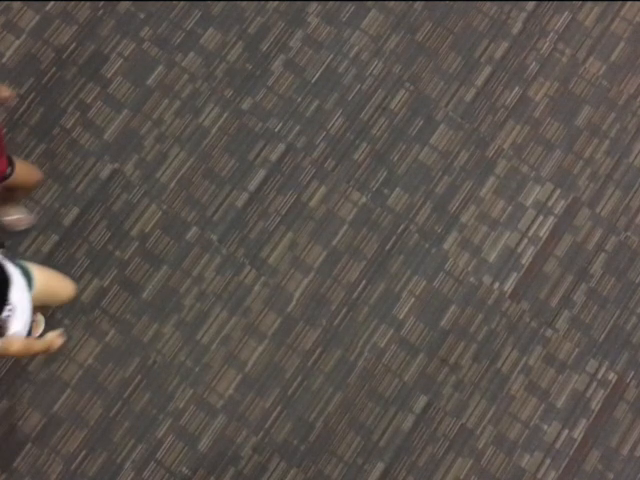
#> input picture frame 19 of 3-optical flow/Videos/3.mov, 640 x 480 px, given in place of the camera
$ python 1.py
#> lines starting #> are read from the running program, lines starting #| are printed output that depends on the picture; after the words box and inside, x2 and y2 are one past the last pixel; in counts of white or black regions, pixels touching at a corner belong together


import cv2
import numpy as np

#-------------------------------------------
def draw_flow(img, flow, step=16):

    h, w = img.shape[:2]
    y, x = np.mgrid[step/2:h:step, step/2:w:step].reshape(2,-1).astype(int)
    fx, fy = flow[y,x].T

    lines = np.vstack([x, y, x-fx, y-fy]).T.reshape(-1, 2, 2)
    lines = np.int32(lines + 0.5)

    img_bgr = cv2.cvtColor(img, cv2.COLOR_GRAY2BGR)
    cv2.polylines(img_bgr, lines, 0, (0, 255, 0))

    for (x1, y1), (_x2, _y2) in lines:
        cv2.circle(img_bgr, (x1, y1), 1, (0, 255, 0), -1)

    return img_bgr
#-------------------------------------------


# Get a VideoCapture object from video and store it in vs
# vc = cv2.VideoCapture("C:/Users/iwill/Desktop/github/13-LA Hacks Drone/Drone-Surveillance/3-optical flow/Videos/1.avi")
# vc = cv2.VideoCapture("C:/Users/iwill/Desktop/github/13-LA Hacks Drone/Drone-Surveillance/3-optical flow/Videos/5.mp4")
vc = cv2.VideoCapture(0)
# Read first frame
ret, first_frame = vc.read()
#> first_frame is the input picture: shape (480, 640, 3); mean B, G, R 76.4, 82.3, 89.9
# Scale and resize image
resize_dim = 600
max_dim = max(first_frame.shape)
#> max_dim = 640
scale = resize_dim/max_dim
#> scale = 0.938
first_frame = cv2.resize(first_frame, None, fx=scale, fy=scale)
#> first_frame: shape (450, 600, 3)
# Convert to gray scale
prev_gray = cv2.cvtColor(first_frame, cv2.COLOR_BGR2GRAY)


# Create mask
mask = np.zeros_like(first_frame)
# Sets image saturation to maximum
mask[..., 1] = 255


out = cv2.VideoWriter('video.mp4',-1,1,(600, 600))

while(vc.isOpened()):
    # Read a frame from video
    ret, frame = vc.read()
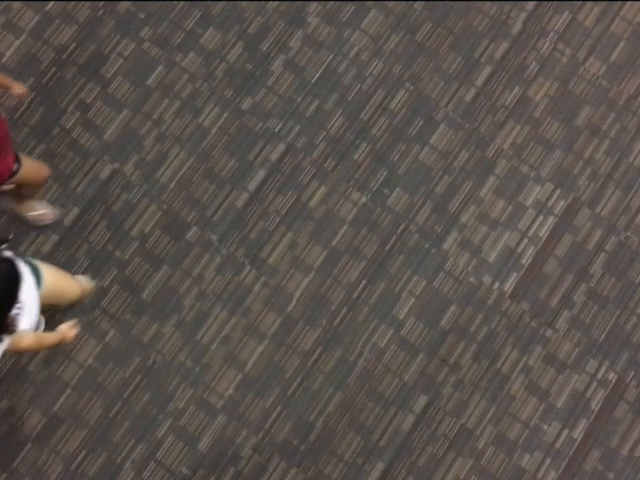
#> input picture frame 20 of 3-optical flow/Videos/3.mov, 640 x 480 px, given in place of the camera
#> frame is the input picture: shape (480, 640, 3); mean B, G, R 76.1, 81.9, 89.7

    # Convert new frame format`s to gray scale and resize gray frame obtained
    gray = cv2.cvtColor(frame, cv2.COLOR_BGR2GRAY)
    gray = cv2.resize(gray, None, fx=scale, fy=scale)
#> gray: shape (450, 600)

    # Calculate dense optical flow by Farneback method
    # https://docs.opencv.org/3.0-beta/modules/video/doc/motion_analysis_and_object_tracking.html#calcopticalflowfarneback
    flow = cv2.calcOpticalFlowFarneback(prev_gray, gray, None, pyr_scale = 0.5, levels = 5, winsize = 11, iterations = 5, poly_n = 5, poly_sigma = 1.1, flags = 0)
    # Compute the magnitude and angle of the 2D vectors
    magnitude, angle = cv2.cartToPolar(flow[..., 0], flow[..., 1])
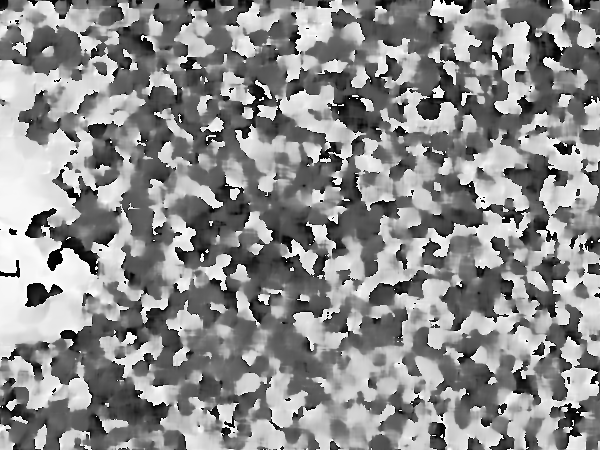
#> angle: shape (450, 600) float32; min 3.58e-05, max 6.28, mean 3.46; drawn with min black and max white
    # Set image hue according to the optical flow direction
    mask[..., 0] = angle * 180 / np.pi / 2
    # Set image value according to the optical flow magnitude (normalized)
    mask[..., 2] = cv2.normalize(magnitude, None, 0, 255, cv2.NORM_MINMAX)
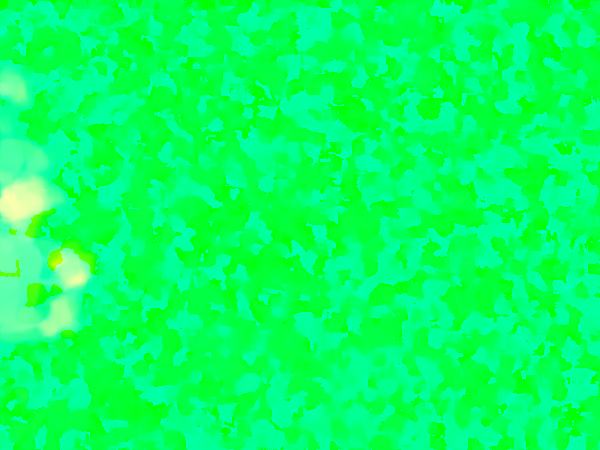
#> mask: shape (450, 600, 3); mean of channels 0, 1, 2 98.7, 255, 6; drawn as B, G, R
    # Convert HSV to RGB (BGR) color representation
    rgb = cv2.cvtColor(mask, cv2.COLOR_HSV2BGR)
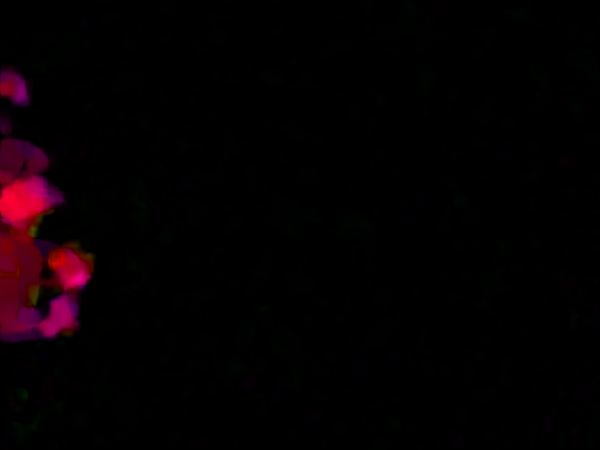
#> rgb: shape (450, 600, 3); mean B, G, R 2.1, 0.4, 5.6

    # Resize frame size to match dimensions
    frame = cv2.resize(frame, None, fx=scale, fy=scale)
#> frame: shape (450, 600, 3)

    # Open a new window and displays the output frame
    dense_flow = cv2.addWeighted(frame, 1,rgb, 2, 0)
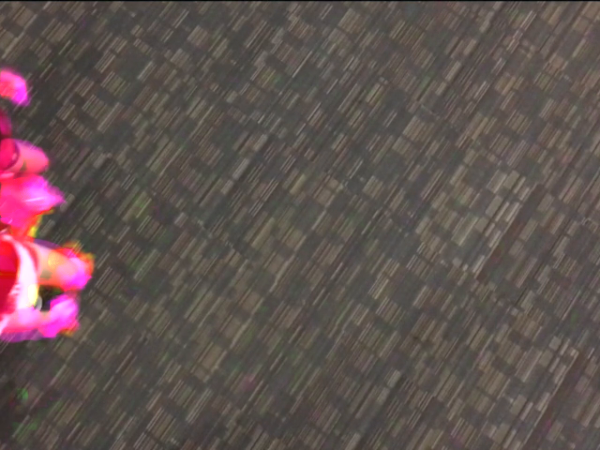
#> dense_flow: shape (450, 600, 3); mean B, G, R 80, 82.6, 96.4
    cv2.imshow('flow',draw_flow(gray,flow))
#> in draw_flow, `fx, fy = flow[y,x].T`: fx = 1036 values, max 24.3 at index 444, min -1.24 at index 889, mean 0.484; fy = 1036 values, max 3.52 at index 483, min -9.33 at index 633, mean -0.168
#> in draw_flow, `cv2.polylines(img_bgr, lines, 0, (0, 255, 0))`:
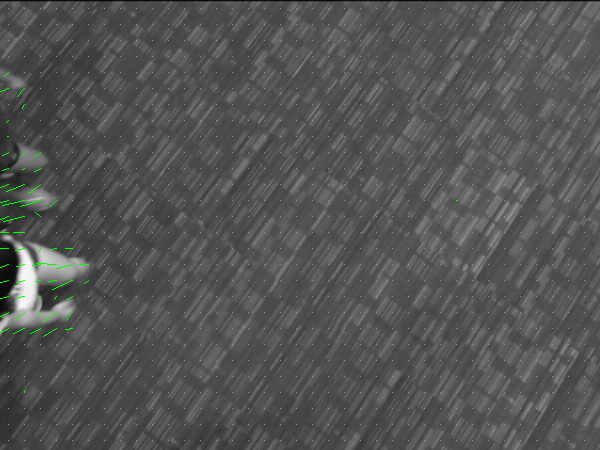
#> img_bgr: shape (450, 600, 3); mean B, G, R 83, 84.4, 83
#> the loop in draw_flow, `for (x1, y1), (_x2, _y2) in lines:` made 1036 passes
#> (x1, y1, _x2, _y2) on passes 1 to 3: (8, 8, 8, 8), (24, 8, 24, 8), (40, 8, 40, 8)
#> after the loop in draw_flow, `for (x1, y1), (_x2, _y2) in lines:`:
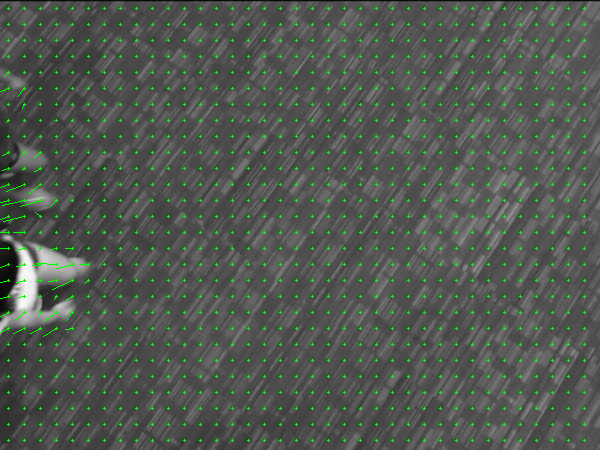
#> img_bgr: shape (450, 600, 3); 1.52% of pixels changed, all inside (x1, y1, x2, y2) = (7, 7, 586, 442)
    cv2.imshow("Dense optical flow", dense_flow)
    # out.write(dense_flow)
    # Update previous frame
    prev_gray = gray
    # Frame are read by intervals of 1 millisecond. The programs breaks out of the while loop when the user presses the 'q' key
    if cv2.waitKey(10) & 0xFF == ord('q'):
#> (key q is pressed here)
        break
# The following frees up resources and closes all windows
vc.release()

cv2.destroyAllWindows()

$ run again, starting later in the video
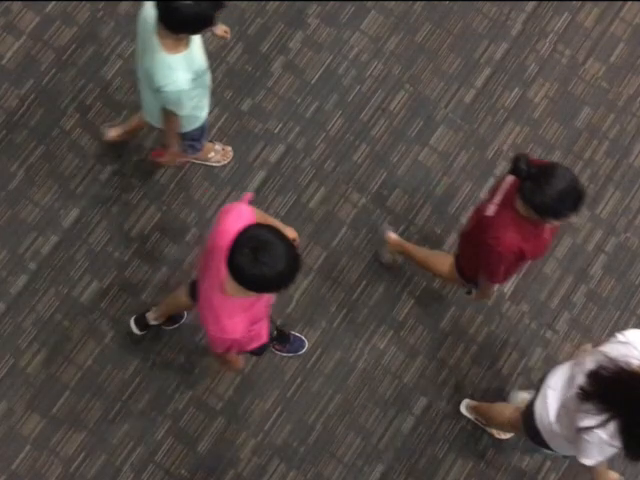
#> input picture frame 85 of 3-optical flow/Videos/3.mov, 640 x 480 px, given in place of the camera
#> first_frame is the input picture: shape (480, 640, 3); mean B, G, R 67.7, 71, 81.4
#> first_frame: shape (450, 600, 3)
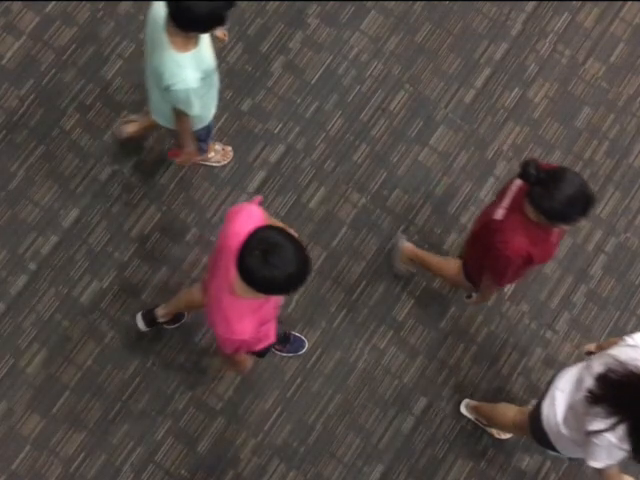
#> input picture frame 86 of 3-optical flow/Videos/3.mov, 640 x 480 px, given in place of the camera
#> frame is the input picture: shape (480, 640, 3); mean B, G, R 68, 71.2, 81.6
#> frame: shape (450, 600, 3)
#> fx = 1036 values, max 19.13 at index 880, min -3.13 at index 622, mean 1.63; fy = 1036 values, max 9.19 at index 844, min -8.25 at index 640, mean 0.395
#> the loop in draw_flow, `for (x1, y1), (_x2, _y2) in lines:` made 1036 passes
#> (x1, y1, _x2, _y2) on passes 1 to 3: (8, 8, 8, 8), (24, 8, 24, 8), (40, 8, 40, 8)
#> after the loop in draw_flow, `for (x1, y1), (_x2, _y2) in lines:`:
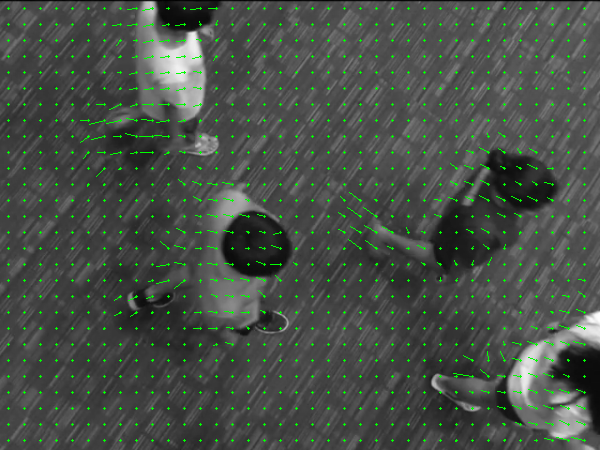
#> img_bgr: shape (450, 600, 3); mean B, G, R 72, 78.4, 72

$ run again, starting later in the video
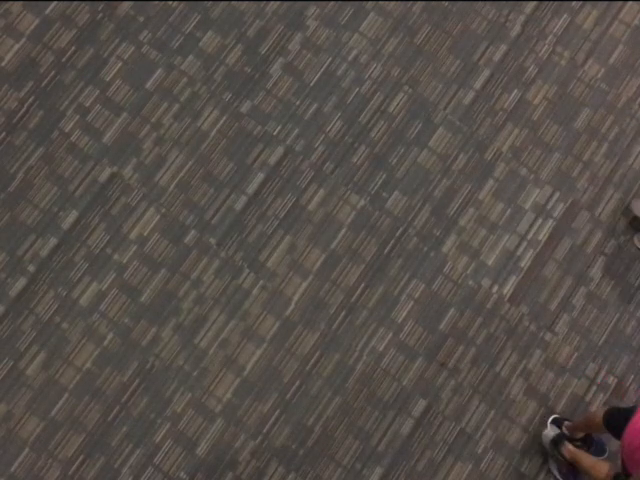
#> input picture frame 152 of 3-optical flow/Videos/3.mov, 640 x 480 px, given in place of the camera
#> first_frame is the input picture: shape (480, 640, 3); mean B, G, R 72.2, 77.6, 84.9
#> first_frame: shape (450, 600, 3)
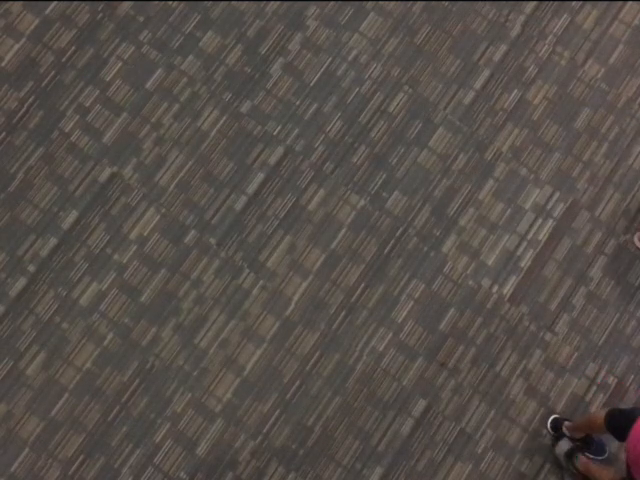
#> input picture frame 153 of 3-optical flow/Videos/3.mov, 640 x 480 px, given in place of the camera
#> frame is the input picture: shape (480, 640, 3); mean B, G, R 72.6, 78, 85.2
#> frame: shape (450, 600, 3)
#> fx = 1036 values, max 4.44 at index 1035, min -5.2 at index 1033, mean 0.0198; fy = 1036 values, max 8.75 at index 1031, min -4.36 at index 995, mean 0.00716
#> the loop in draw_flow, `for (x1, y1), (_x2, _y2) in lines:` made 1036 passes
#> (x1, y1, _x2, _y2) on passes 1 to 3: (8, 8, 8, 8), (24, 8, 24, 8), (40, 8, 40, 8)
#> after the loop in draw_flow, `for (x1, y1), (_x2, _y2) in lines:`:
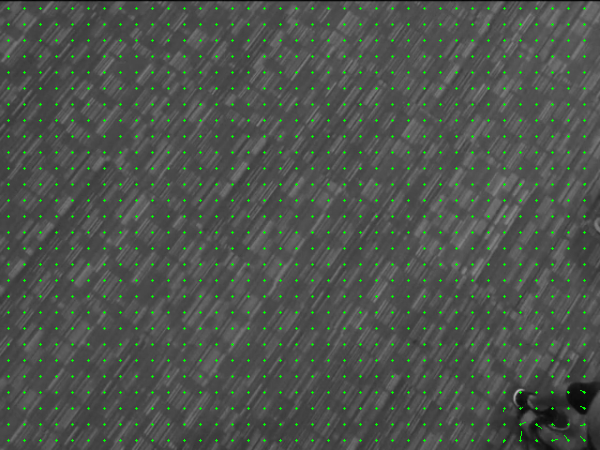
#> img_bgr: shape (450, 600, 3); mean B, G, R 77.9, 82.9, 77.9
